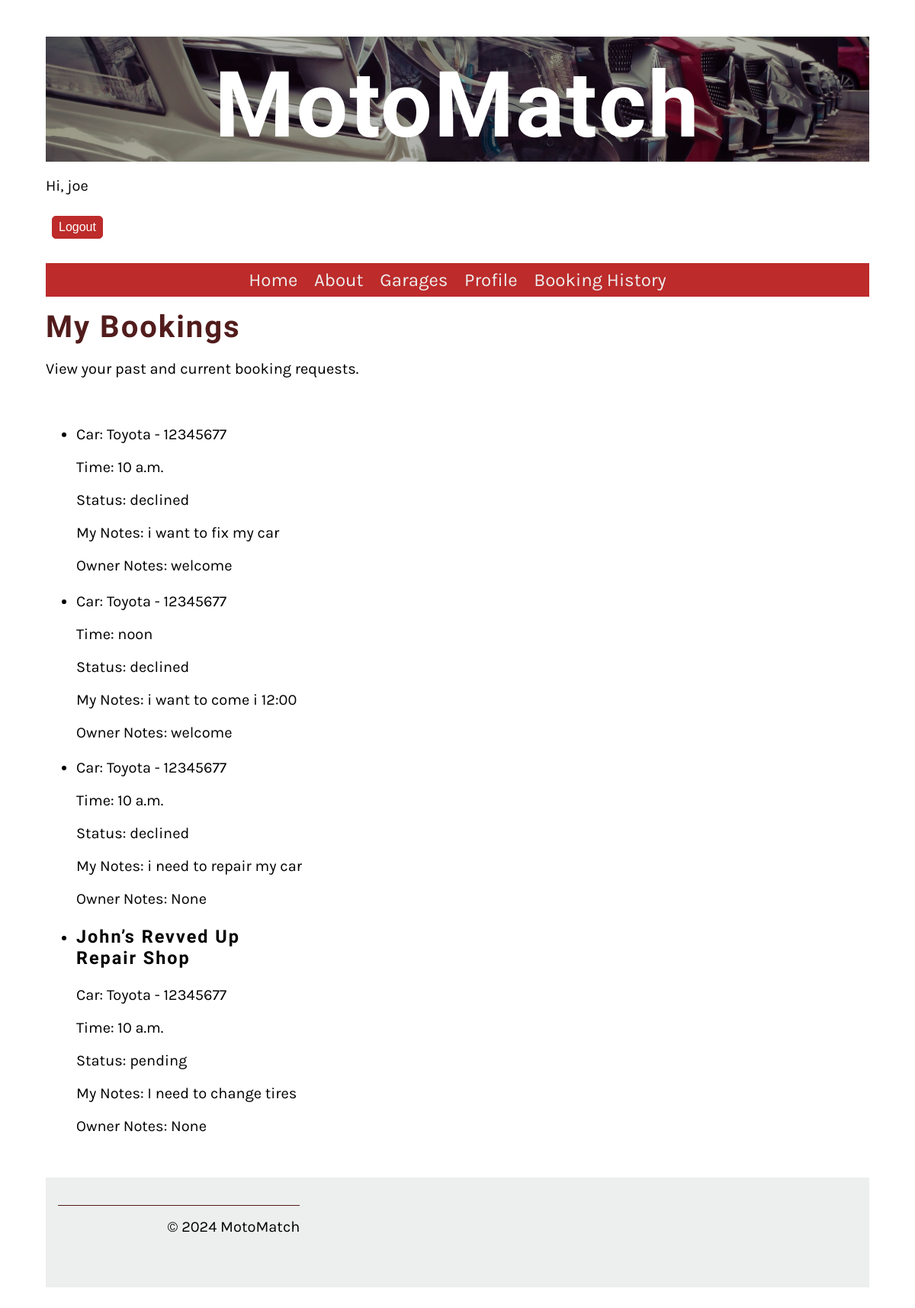
The page /booking/history/ (signed in) on the database its author committed.
### Website/models.py (models this page shows, shortened)
class Booking(models.Model):
    STATUS_CHOICES = [
        ('pending', 'Pending'),
        ('approved', 'Approved'),
        ('declined', 'Declined'),
    ]
    user = models.ForeignKey(User, on_delete=models.CASCADE)
    service = models.ForeignKey(Service,  on_delete=models.SET_NULL, null=True)
    date = models.DateField(default=timezone.now)
    time = models.TimeField( default='10:00:00')
    status = models.CharField(max_length=10, choices=STATUS_CHOICES, default='pending')
    service_provider_notes = models.TextField(blank=True, null=True)
    client_notes = models.TextField(blank=True, null=True)
    service_item = models.ForeignKey(ServiceItem, on_delete=models.SET_NULL, null=True)

class ServiceItem(models.Model):
    identifier = models.CharField(primary_key=True, max_length=50, unique=True, verbose_name="identifier")
    owner = models.ForeignKey(User, on_delete=models.CASCADE, verbose_name="Owner")
    description = models.CharField(max_length=20, verbose_name="item's name")
    field_1 = models.CharField(max_length=80, verbose_name="field 1")
    field_2 = models.IntegerField(verbose_name="field 2")
    FIELD_3_CHOICES = [
        ('yes', 'Yes'),
        ('no', 'No')
    ]
    field_3 = models.CharField(max_length=3, choices=FIELD_3_CHOICES, verbose_name="field 3", help_text="User type selection (yes/no)")

class Service(models.Model):
    user = models.ForeignKey(User, on_delete=models.CASCADE)
    opening_time = models.TimeField(default='10:00:00')
    closing_time = models.TimeField(default='18:00:00')
    name = models.CharField(max_length=255)
    description = models.TextField()
    location = models.CharField(max_length=255)
    contact_details = models.CharField(max_length=255)
    available_spaces = models.PositiveIntegerField()
    image = models.ImageField(upload_to='service_images', default='service_images/default.jpg')

### Website/views.py (the view)
# urls.py: path('booking/history/', booking_history_view, name='booking_history'),
@login_required
def booking_history_view(request):
    bookings = Booking.objects.filter(user=request.user)
    reviewed_services = [service for service in Service.objects.all() if Review.objects.filter(user=request.user, service=service).exists()]
    return render(request, 'booking_history.html', {'bookings': bookings, 'reviewed_services': reviewed_services})

### Website/templatetags/custom_filters.py (called while the page is built)
@register.filter
def has_group(user, group_name):
    return user.groups.filter(name=group_name).exists()

### Website/templates/booking_history.html (shortened to what this page needs)
{% extends 'base.html' %}
{% block content %}
        <h2>My Bookings</h2>
        <p>View your past and current booking requests.</p>
    <section>
        {% if bookings %}
            <ul>
                {% for booking in bookings %}
                    <li>
                        <h3>{{ booking.service.name }}</h3>
                        <p>Car: {{ booking.service_item.description }} - {{ booking.service_item.identifier }}</p>
                        <p>Time: {{ booking.time }}</p>
                        <p>Status: {{ booking.status }}</p>
                        <p> My Notes: {{ booking.client_notes }}</p>
                        <p>Owner Notes: {{ booking.service_provider_notes }}</p>
                    </li>
                {% endfor %}
            </ul>
        {% else %}
            <p>No booking history found.</p>
        {% endif %}
    </section>
{% endblock %}

### Website/templates/base.html (shortened to what this page needs)
{% load custom_filters %}
{% load static %}
<!DOCTYPE html>
<html lang="en">
<head>
    <link
    rel="preload"
    as="style"
    href="{% static 'css/style.css' %}"
    onload="this.rel = 'stylesheet'"
  />
</head>
<body>
    <header>
        <div class="image-container">
                <img src="{% static 'img/header_image.jpg' %}" alt="Car" class="header_image">
                <div class="centered-text">
                    <h1 id = "header_text">MotoMatch</h1>
                </div>
        </div>
        {% if user.is_authenticated %}
                <p>Hi, {{user.first_name}}</p>
                <form method="post" action="{% url 'logout' %}">
                    <button type="submit" class = "small-button">Logout</button>
                </form>
        {% else %}
        <a href="{% url 'login' %}" style="font-size: 20px;">Login</a>/<a href="{% url 'register' %}" style="font-size: 20px;">Sign Up</a>
        {% endif %}
    </header>
    <nav>
        <ul>
            <li><a href="{% url 'home' %}">Home</a></li>
            <li><a href="{% url 'about' %}">About</a></li>
            <li><a href="{% url 'service_list' %}">Garages</a></li>
        {% if user.is_authenticated %}
            <li><a href="{% url 'profile' %}">Profile</a></li>
            {% if request.user|has_group:"Clients" %}
                <li><a href="{% url 'booking_history' %}">Booking History</a></li>
            {% elif request.user|has_group:"Service Providers"  %}
                <li><a href="{% url 'service_provider_dashboard' %}">Garage Owner Dashboard</a></li>
            {% endif %}
        {% endif %}
        </ul>
    </nav>
<main>
    {% block content %}{% endblock %}
</main>
<footer>
    <article>
        <p>&copy; 2024 MotoMatch</p>
      </article>
</footer>
</body>
</html>

### Website/static/css/style.css (style rules this page uses)
.image-container { position: relative; text-align: center; }
.header_image { filter: brightness(70%); }
#header_text { position: absolute; top: 40%; left: 50%; transform: translate(-50%, -50%); z-index: 1; color: #ffffff; font-size: 10vw; }
body { font-family: 'Karla', sans-serif; margin-top: 3rem; margin-bottom: 3rem; margin-left: 5%; margin-right: 5%; }
h1, h2, h3, h4, h5, h6 { font-family: 'Markazi Text', serif; letter-spacing: 2px;; }
h1 { font-size: 4rem; margin-top: 1.5rem; margin-bottom: 0; }
h2 { font-size: 2.5rem; color: #521c1c; margin:1rem 0; }
p, ul { font-size: 1.25rem;; }
a { color: #690404; text-decoration: none; }
header img { display: block; margin-left: auto; margin-right: auto; max-width: 100%; height: auto; }
nav { background-color: #bd2b2b; margin-top: 1rem; margin-bottom: 1rem; margin-bottom: 0px; }
nav ul { list-style: none; font-size: 1.5rem; text-align: center; padding-inline-start: 0rem; margin-bottom: 0px; }
nav ul li { display: inline-block; margin: 0.5rem; }
nav ul a { color: #EDEFEE; text-decoration: none; }
section { display: flex; gap: 2rem 1rem; margin-top: 1rem; margin-bottom: 1rem; flex-direction: row; }
article { flex:1; }
footer { background-color: #EDEFEE; padding: 1rem; display: flex; gap: 2rem 1rem; }
footer p { border-top: #521c1c; border-style: solid; border-width: 0.1rem; border-bottom: none; border-left: none; border-right: none; text-align: right; padding-top: 1rem;; }
@media (min-width: 801px) { section { display: grid; grid-template-columns: repeat(3, 1fr); gap: 2rem; } }
@media (min-width: 801px) { article { flex: 0 0 calc(33.33% - 2rem); margin-right: 2rem; margin-bottom: 2rem; } }
.small-button { padding: .25rem .5rem; border: 1px solid #bd2b2b; background-color: #bd2b2b; border-radius: 5px; font-size: 1rem; display: inline-block; color: #fff; line-height: 20px; margin: 0.5rem; }

### rows shown on the page
Booking: service_item.description "Toyota", service_item.identifier "12345677", time "10 a.m.", status "declined", client_notes "i want to fix my car", service_provider_notes "welcome"
Booking: service_item.description "Toyota", service_item.identifier "12345677", time "noon", status "declined", client_notes "i want to come i 12:00", service_provider_notes "welcome"
Booking: service_item.description "Toyota", service_item.identifier "12345677", time "10 a.m.", status "declined", client_notes "i need to repair my car", service_provider_notes "None"
Booking: service.name "John’s Revved Up Repair Shop", service_item.description "Toyota", service_item.identifier "12345677", time "10 a.m.", status "pending", client_notes "I need to change tires", service_provider_notes "None"

### other values the page prints
{{ user.first_name }} "joe"
